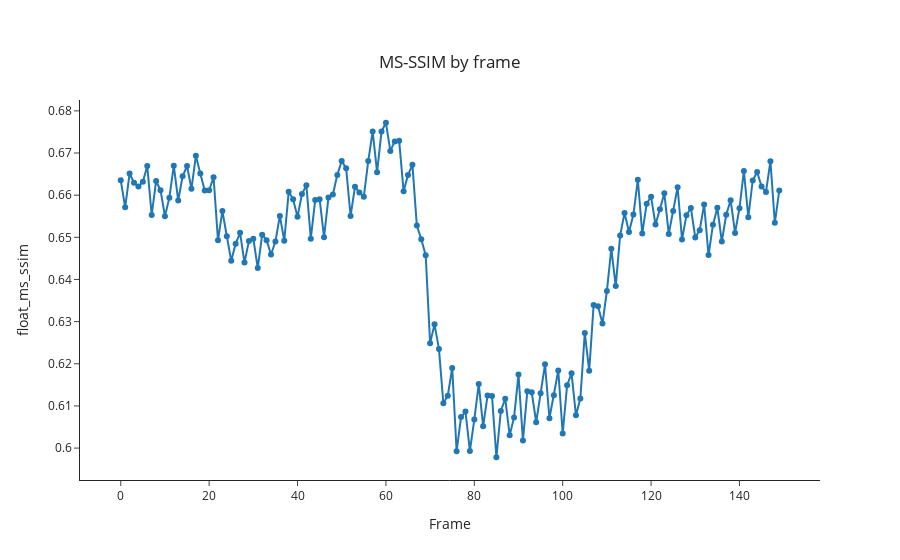

Source (notebook cell):
### Markdown cell above
In this section, we plot the MS-SSIM values obtained per frame of the result obtained in Example 1. The arithmetic mean of the obtained values is also shown.

### Code cell
import pandas as pd
import json
import plotly.express as px

path_file='results/msssim/bbb_msssim_scaled.json'

with open(path_file) as f:
  data = json.load(f)

msssim_frames=[]

for frame in data['frames']:
    msssim_frames.append(frame['metrics']['float_ms_ssim'])
        
df=pd.DataFrame(msssim_frames, columns=['float_ms_ssim'])

fig = px.line(df,x=df.index, y='float_ms_ssim',
              title='MS-SSIM by frame',labels={"index": "Frame"}, template='simple_white', markers=True)


fig.update_layout(
    title={
        'y':0.9,
        'x':0.5,
        'xanchor': 'center'},
    showlegend=True)

fig.show()

### Figure 1 — Plotly figure (JSON) as saved in the notebook; plotly's stock layout.template omitted (floating-point values rounded to 4 significant figures; data arrays with more than 128 entries replaced by an {"elided": "..."} marker saying what was removed)
{"data": [{"hovertemplate": "Frame=%{x}<br>float_ms_ssim=%{y}<extra></extra>", "legendgroup": "", "line": {"color": "#1F77B4", "dash": "solid"}, "marker": {"symbol": "circle"}, "mode": "lines+markers", "name": "", "orientation": "v", "showlegend": false, "type": "scatter", "x": {"elided": "150 int values"}, "xaxis": "x", "y": {"elided": "150 float values"}, "yaxis": "y"}], "layout": {"autosize": true, "legend": {"tracegroupgap": 0}, "showlegend": true, "title": {"text": "MS-SSIM by frame", "x": 0.5, "xanchor": "center", "y": 0.9}, "xaxis": {"anchor": "y", "autorange": true, "domain": [0, 1], "range": [-9.207, 158.2], "title": {"text": "Frame"}, "type": "linear"}, "yaxis": {"anchor": "x", "autorange": true, "domain": [0, 1], "range": [0.5913, 0.6837], "title": {"text": "float_ms_ssim"}, "type": "linear"}}}
